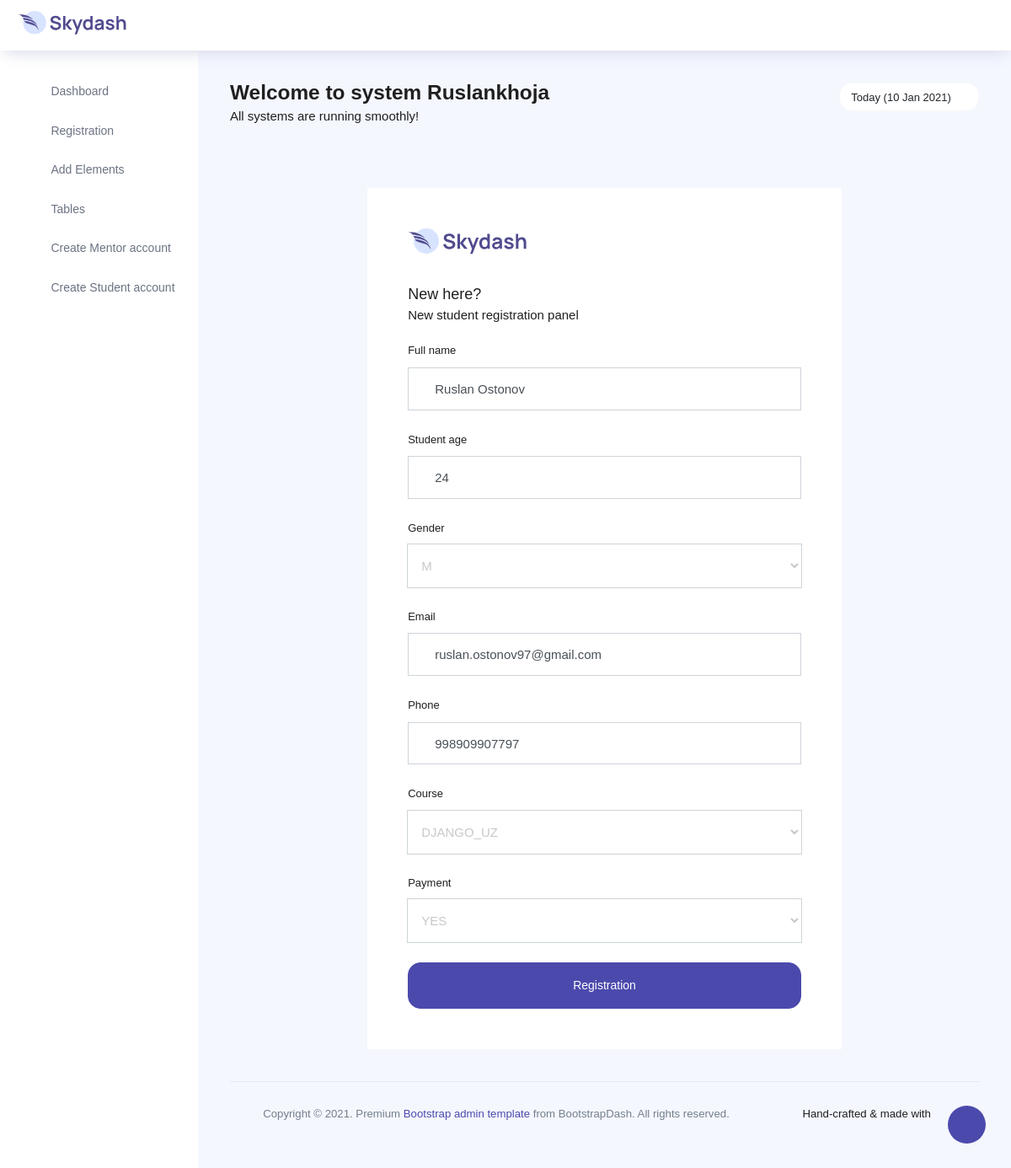
The page /student/1/ (signed in) on the database its author committed.
### dashboardapp/models.py (models this page shows, shortened)
class Student(models.Model):
    GENDER_CHOICE = [
        ("M", "M"),
        ("F", "F"),
    ]
    PAYMENT_CHOICE = [
        ("NO", "NO"),
        ("YES", "YES"),
    ]
    fullname = models.CharField(max_length=90)
    age = models.PositiveIntegerField()
    gender = models.CharField(max_length=1, choices=GENDER_CHOICE, default="M")
    email = models.EmailField()
    phone = models.PositiveIntegerField()
    course = models.ForeignKey(Course, on_delete=SET_NULL, null=True, blank=True)
    payment = models.CharField(max_length=4, choices=PAYMENT_CHOICE, default="NO")

### dashboardapp/views.py (the view)
# urls.py: path('student/<str:pk>/', views.updateStudent, name="student"),
@login_required(login_url='login')
def updateStudent(request, pk):
    student = Student.objects.get(id=pk)
    form  = StudentRegistrationForm(instance=student)
    if request.method == 'POST':
        form = StudentRegistrationForm(request.POST, instance=student)
        if form.is_valid():
            form.save()
            return redirect('students_table')
    context = {
        'form': form
    }
    return render(request, 'dashboardapp/add_student.html', context)

### dashboardapp/forms.py
class StudentRegistrationForm(forms.ModelForm):
    class Meta:
        model = Student
        fields = ['fullname', 'age', 'gender', 'email', 'phone', 'course', 'payment']

### dashboardapp/models.py (called while the page is built)
    def __str__(self):
        return self.name

### dashboardapp/templates/dashboardapp/add_student.html (shortened to what this page needs)
{% extends "dashboardapp/base.html" %}
{% load static %}
{% load widget_tweaks %}
{% block content %}
  <div class="container-scroller">
    <div class="container-fluid page-body-wrapper full-page-wrapper">
      <div class="content-wrapper d-flex align-items-center auth px-0">
        <div class="row w-100 mx-0">
          <div class="col-lg-8 mx-auto">
            <div class="auth-form-light text-left py-5 px-4 px-sm-5">
              <div class="brand-logo">
                <img src="{% static 'images/logo.svg' %}" alt="logo">
              </div>
              <h4>New here?</h4>
              <h6 class="font-weight-light">New student registration panel</h6>
              <form class="pt-3" action="" method="post">
                <div class="form-group">
                  <label for="">Full name</label>
                  {% render_field form.fullname type="text" class="form-control form-control-lg" id="exampleInputUsername1" placeholder="Full name" %}
                </div>
                <div class="form-group">
                  <label for="">Student age</label>
                  {% render_field form.age type="number" class="form-control form-control-lg" id="exampleInputEmail1" placeholder="Your age" %}
                </div>
                <div class="form-group">
                  <label for="">Gender</label>
                  {% render_field form.gender type="dropdown" class="form-control form-control-lg" id="exampleFormControlSelect2" %}
                </div>
                <div class="form-group">
                  <label for="">Email</label>
                  {% render_field form.email type="email" class="form-control form-control-lg" id="exampleInputEmail1" placeholder="Email" %}
                </div>
                <div class="form-group">
                  <label for="">Phone</label>
                  {% render_field form.phone type="number" type="tel" class="form-control form-control-lg" id="exampleInputEmail1" placeholder="998974488944" %}
                </div>
                <div class="form-group">
                  <label for="">Course</label>
                  {% render_field form.course type="dropdown" class="form-control form-control-lg" id="exampleFormControlSelect2" %}
                </div>
                <div class="form-group">
                  <label for="">Payment</label>
                  {% render_field form.payment type="dropdown" class="form-control form-control-lg" id="exampleFormControlSelect2" %}
                </div>
                <div class="mt-3">
                  <button class="btn btn-block btn-primary btn-lg font-weight-medium auth-form-btn" type="submit">Registration</button>
                </div>
              </form>
            </div>
          </div>
        </div>
      </div>
    </div>
  </div>
  {% endblock %}

### dashboardapp/templates/dashboardapp/base.html (shortened to what this page needs)
<!DOCTYPE html>
<html lang="en">
{% load static %}
<head>
  <link rel="stylesheet" href="{% static 'vendors/feather/feather.css' %}">
  <link rel="stylesheet" href="{% static 'vendors/ti-icons/css/themify-icons.css' %}">
  <link rel="stylesheet" href="{% static 'vendors/css/vendor.bundle.base.css' %}">
  <link rel="stylesheet" href="{% static 'vendors/datatables.net-bs4/dataTables.bootstrap4.css' %}">
  <link rel="stylesheet" href="https://use.fontawesome.com/releases/v5.7.0/css/all.css">
  <link rel="stylesheet" href="{% static 'vendors/ti-icons/css/themify-icons.css' %}">
  <link rel="stylesheet" type="{% static 'text/css" href="js/select.dataTables.min.css' %}">
  <link rel="stylesheet" href="{% static 'css/vertical-layout-light/style.css' %}">
</head>
<body>
  <div class="container-scroller">
    <nav class="navbar col-lg-12 col-12 p-0 fixed-top d-flex flex-row">
      <div class="text-center navbar-brand-wrapper d-flex align-items-center justify-content-center">
        <a class="navbar-brand brand-logo mr-5" href="{% url 'dashboard' %}"><img src="{% static 'images/logo.svg' %}" class="mr-2" alt="logo"/></a>
      </div>
      <div class="navbar-menu-wrapper d-flex align-items-center justify-content-end">
        <button class="navbar-toggler navbar-toggler align-self-center" type="button" data-toggle="minimize">
          <span class="icon-menu"></span>
        </button>
        <ul class="navbar-nav navbar-nav-right">
          <li class="nav-item nav-profile dropdown">
            <a class="icon-ellipsis" href="#" data-toggle="dropdown" id="profileDropdown">
            </a>
          </li>
        </ul>
      </div>
    </nav>
    <div class="container-fluid page-body-wrapper">
      <div class="theme-setting-wrapper">
        <div id="settings-trigger"><i class="ti-settings"></i></div>
      </div>
      <nav class="sidebar sidebar-offcanvas" id="sidebar">
        <ul class="nav">
          <li class="nav-item">
            <a class="nav-link" href="{% url 'dashboard' %}">
              <i class="icon-grid menu-icon"></i>
              <span class="menu-title">Dashboard</span>
            </a>
          </li>
          {% if request.user.is_superuser %}
          <li class="nav-item">
            <a class="nav-link" data-toggle="collapse" href="#auth" aria-expanded="false" aria-controls="auth">
              <i class="icon-head menu-icon"></i>
              <span class="menu-title">Registration</span>
              <i class="menu-arrow"></i>
            </a>
          </li>
          <li class="nav-item">
            <a class="nav-link" data-toggle="collapse" href="#ui-basic" aria-expanded="false" aria-controls="ui-basic">
              <i class="icon-layout menu-icon"></i>
              <span class="menu-title">Add Elements</span>
              <i class="menu-arrow"></i>
            </a>
          </li>
          {% endif %}
          <li class="nav-item">
            <a class="nav-link" data-toggle="collapse" href="#tables" aria-expanded="false" aria-controls="tables">
              <i class="icon-grid-2 menu-icon"></i>
              <span class="menu-title">Tables</span>
              <i class="menu-arrow"></i>
            </a>
          </li>
          {% if request.user.is_superuser %}
          <li class="nav-item">
            <a class="nav-link" href="{% url 'mentor_account' %}">
              <i class="icon-paper menu-icon"></i>
              <span class="menu-title">Create Mentor account</span>
            </a>
          </li>
          {% endif %}
          {% if request.user.is_superuser %}
          <li class="nav-item">
            <a class="nav-link" href="{% url 'student_account' %}">
              <i class="icon-paper menu-icon"></i>
              <span class="menu-title">Create Student account</span>
            </a>
          </li>
          {% endif %}
        </ul>
      </nav>
      <div class="main-panel">
        <div class="content-wrapper">
          <div class="row">
            <div class="col-md-12 grid-margin">
              <div class="row">
                <div class="col-12 col-xl-8 mb-4 mb-xl-0">
                  <h3 class="font-weight-bold">Welcome to system {{ request.user }}</h3>
                  <h6 class="font-weight-normal mb-0">All systems are running smoothly!</h6>
                </div>
                <div class="col-12 col-xl-4">
                 <div class="justify-content-end d-flex">
                  <div class="dropdown flex-md-grow-1 flex-xl-grow-0">
                    <button class="btn btn-sm btn-light bg-white dropdown-toggle" type="button" id="dropdownMenuDate2" data-toggle="dropdown" aria-haspopup="true" aria-expanded="true">
                      Today (10 Jan 2021)
                    </button>
                  </div>
                 </div>
                </div>
              </div>
            </div>
          </div>
          {% block content %}
          {% endblock %}
        <footer class="footer">
            <div class="d-sm-flex justify-content-center justify-content-sm-between">
            <span class="text-muted text-center text-sm-left d-block d-sm-inline-block">Copyright © 2021.  Premium <a href="https://www.bootstrapdash.com/" target="_blank">Bootstrap admin template</a> from BootstrapDash. All rights reserved.</span>
            <span class="float-none float-sm-right d-block mt-1 mt-sm-0 text-center">Hand-crafted & made with <i class="ti-heart text-danger ml-1"></i></span>
            </div>
        </footer>
        </div>
      </div>
    </div>
  </div>
</body>
</html>

### rows shown on the page
Student: fullname "Ruslan Ostonov", age "24", gender "M", email "ruslan.ostonov97@gmail.com", phone "998909907797", course "DJANGO_UZ", payment "YES"

### other values the page prints
{{ request.user }} "Ruslankhoja"
